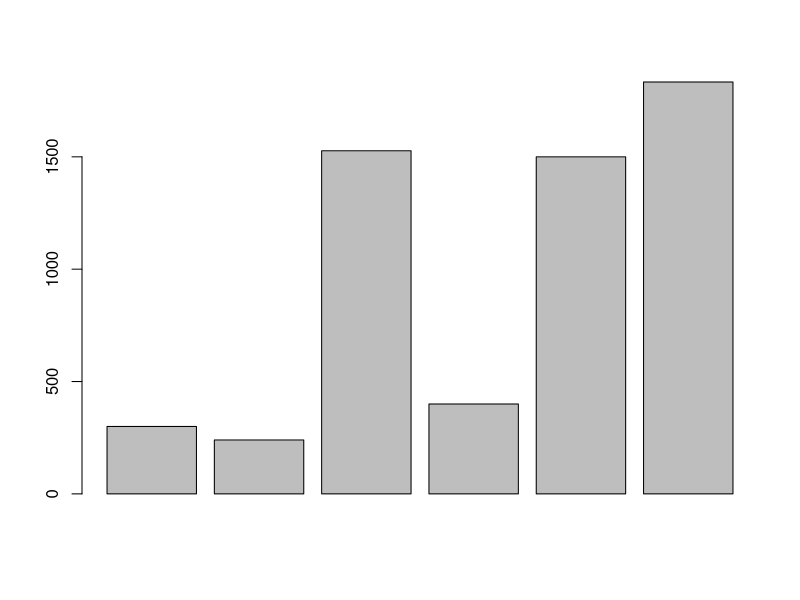

Write the R code that produced this figure.
# Tamara Martínez Martínez 
# 2067694
# 20/03/2025  - 30/04/2025

# Parte 1 R y Rstudio

# Gastos totales 
300 + 240 + 1527 + 1833
celular <- 300
celular


# no puede iniciar con un número 
# no puede iniciar con guion bajo
# no puede contener espacios 
# Es correcto muy largo 


# Funciones 

# Valor absoluto (absolute value)
abs(10)
abs(-4)
# Raiz cuadrado (square root)
sqrt(9)
# Logaritmo natural (natural logarithm)
log(2)


# Comentarios en R 

# este es un comentario
# este es otro comentario 
2 * 9
4 + 5 # tambien se puede colocar un comentario 


# R distingue mayusculas y minusculas 
# Detectar mayusculas y minusculas 
celular <- 300
Celular <- -300
CELULAR <- 8000
celular + celular

# Obtener ayuda 

# Documentación acerca de la funcion abs
help(abs)
# Documentación de la funcion mean
help("mean")
# Documentación acerca de la funcion abs
?abs
# Documentación de la funcion mean
?mean
# buscar absolute 
help.search("absolute")
# Alternativamente 
??absolute

# Autoevaluación 
gastos <- c(300, 240, 1527, 400, 1500, 1833)
barplot(gastos)
